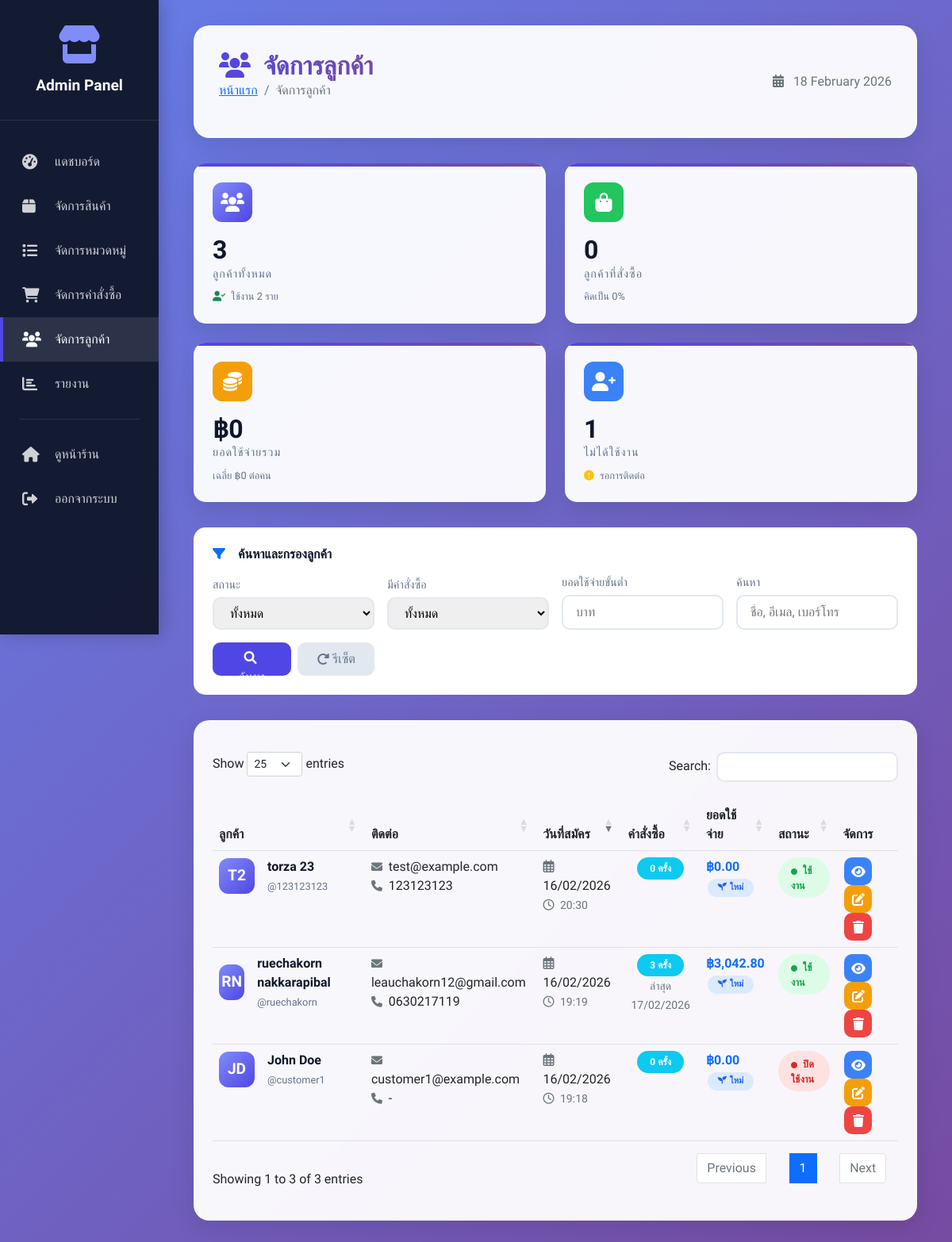
The page /admin/customers.php (signed in) on the database its author committed.
### tables this page shows
CREATE TABLE `users` (
  `id` int(11) NOT NULL,
  `username` varchar(50) NOT NULL,
  `email` varchar(100) NOT NULL,
  `password` varchar(255) NOT NULL,
  `first_name` varchar(50) DEFAULT NULL,
  `last_name` varchar(50) DEFAULT NULL,
  `phone` varchar(20) DEFAULT NULL,
  `address` text DEFAULT NULL,
  `city` varchar(50) DEFAULT NULL,
  `postal_code` varchar(10) DEFAULT NULL,
  `country` varchar(50) DEFAULT NULL,
  `role` enum('customer','admin') DEFAULT 'customer',
  `status` enum('active','inactive') DEFAULT 'active',
  `created_at` timestamp NOT NULL DEFAULT current_timestamp(),
  `updated_at` timestamp NOT NULL DEFAULT current_timestamp() ON UPDATE current_timestamp()
);

### admin/customers.php (the view, shortened to what the rows shown need)
<?php
$database = new Database();
$db = $database->getConnection();
$query = "SELECT u.*,
          COUNT(DISTINCT o.id) as order_count,
          COALESCE(SUM(o.total_amount), 0) as total_spent,
          MAX(o.created_at) as last_order_date
          FROM users u
          LEFT JOIN orders o ON u.id = o.user_id
          WHERE u.role = 'customer'
          GROUP BY u.id
          ORDER BY u.created_at DESC";
$stmt = $db->prepare($query);
$stmt->execute();
$customers = $stmt->fetchAll(PDO::FETCH_ASSOC);
?>
<!DOCTYPE html>
<html lang="en">
<head>
    <link href="https://cdn.jsdelivr.net/npm/bootstrap@5.1.3/dist/css/bootstrap.min.css" rel="stylesheet">
    <link rel="stylesheet" href="https://cdn.datatables.net/1.11.5/css/dataTables.bootstrap5.min.css">
    <link rel="stylesheet" href="https://cdnjs.cloudflare.com/ajax/libs/font-awesome/6.0.0/css/all.min.css">
</head>
<body>
    <div class="container-fluid">
        <div class="row">
            <div class="col-lg-10 col-md-9">
                <div class="admin-content">
                    <div class="content-header fade-in">
                        <div class="d-flex justify-content-between align-items-center">
                            <div>
                                <h2 class="page-title">
                                    <i class="fas fa-users me-2"></i>
                                    จัดการลูกค้า
                                </h2>
                            </div>
                        </div>
                    </div>
                    <div class="table-container fade-in">
                        <table id="customersTable" class="table table-hover">
                            <thead>
                                <tr>
                                    <th>ลูกค้า</th>
                                    <th>ติดต่อ</th>
                                    <th>วันที่สมัคร</th>
                                    <th>คำสั่งซื้อ</th>
                                    <th>ยอดใช้จ่าย</th>
                                    <th>สถานะ</th>
                                    <th>จัดการ</th>
                                </tr>
                            </thead>
                            <tbody>
                                <?php foreach($customers as $customer):
                                    $initial = strtoupper(substr($customer['first_name'], 0, 1) . substr($customer['last_name'], 0, 1));
                                    $total_spent = floatval($customer['total_spent']);
                                ?>
                                <tr>
                                    <td>
                                        <div class="customer-info">
                                            <div class="customer-avatar">
                                                <?php echo $initial ?: 'U'; ?>
                                            </div>
                                            <div>
                                                <div class="customer-name">
                                                    <?php echo htmlspecialchars($customer['first_name'] . ' ' . $customer['last_name']); ?>
                                                </div>
                                                <div class="customer-email">
                                                    @<?php echo htmlspecialchars($customer['username']); ?>
                                                </div>
                                            </div>
                                        </div>
                                    </td>
                                    <td>
                                        <div><i class="fas fa-envelope text-muted me-1 small"></i> <?php echo htmlspecialchars($customer['email']); ?></div>
                                        <div><i class="fas fa-phone text-muted me-1 small"></i> <?php echo htmlspecialchars($customer['phone'] ?: '-'); ?></div>
                                    </td>
                                    <td>
                                        <i class="far fa-calendar-alt text-muted me-1"></i>
                                        <?php echo date('d/m/Y', strtotime($customer['created_at'])); ?>
                                        <br>
                                        <small class="text-muted">
                                            <i class="far fa-clock me-1"></i>
                                            <?php echo date('H:i', strtotime($customer['created_at'])); ?>
                                        </small>
                                    </td>
                                    <td class="text-center">
                                        <span class="badge bg-info rounded-pill px-3 py-2">
                                            <?php echo $customer['order_count']; ?> ครั้ง
                                        </span>
                                        <?php if($customer['last_order_date']): ?>
                                            <br>
                                            <small class="text-muted">
                                                ล่าสุด <?php echo date('d/m/Y', strtotime($customer['last_order_date'])); ?>
                                            </small>
                                        <?php endif; ?>
                                    </td>
                                    <td>
                                        <strong class="text-primary">
                                            ฿<?php echo number_format($total_spent, 2); ?>
                                        </strong>
                                        <?php
                                            if($total_spent >= 10000) {
                                                echo '<div><span class="customer-badge badge-vip"><i class="fas fa-crown me-1"></i>VIP</span></div>';
                                            } elseif($total_spent >= 5000) {
                                                echo '<div><span class="customer-badge" style="background: #dbeafe; color: #2563eb;"><i class="fas fa-star me-1"></i>ประจำ</span></div>';
                                            } elseif(strtotime($customer['created_at']) > strtotime('-30 days')) {
                                                echo '<div><span class="customer-badge badge-new"><i class="fas fa-seedling me-1"></i>ใหม่</span></div>';
                                            }
                                        ?>
                                    </td>
                                    <td>
                                        <span class="status-badge status-<?php echo $customer['status']; ?>">
                                            <i class="fas fa-circle me-1" style="font-size: 0.5rem;"></i>
                                            <?php echo $customer['status'] == 'active' ? 'ใช้งาน' : 'ปิดใช้งาน'; ?>
                                        </span>
                                    </td>
                                    <td>
                                        <button class="btn-action btn-view" onclick="viewCustomer(<?php echo $customer['id']; ?>)" title="ดูรายละเอียด">
                                            <i class="fas fa-eye"></i>
                                        </button>
                                        <button class="btn-action btn-edit" onclick="editCustomer(<?php echo $customer['id']; ?>)" title="แก้ไข">
                                            <i class="fas fa-edit"></i>
                                        </button>
                                        <a href="?delete=<?php echo $customer['id']; ?>"
                                           class="btn-action btn-delete"
                                           onclick="return confirm('คุณแน่ใจหรือไม่ที่จะลบลูกค้านี้?\\nการลบจะไม่สามารถกู้คืนได้')"
                                           title="ลบ">
                                            <i class="fas fa-trash"></i>
                                        </a>
                                    </td>
                                </tr>
                                <?php endforeach; ?>
                            </tbody>
                        </table>
                    </div>
                </div>
            </div>
        </div>
    </div>
</body>
</html>

### rows shown on the page
users: first_name+last_name "T2", first_name+last_name "torza 23", username "123123123", email "test@example.com", phone "123123123", created_at "16/02/2026", created_at "20:30", order_count "0", total_spent "0.00", shows "ใหม่", status "ใช้งาน"
users: first_name+last_name "RN", first_name+last_name "ruechakorn nakkarapibal", username "ruechakorn", email "leauchakorn12@gmail.com", phone "0630217119", created_at "16/02/2026", created_at "19:19", order_count "3", last_order_date "17/02/2026", total_spent "3,042.80", shows "ใหม่", status "ใช้งาน"
users: first_name+last_name "JD", first_name+last_name "John Doe", username "customer1", email "customer1@example.com", phone "-", created_at "16/02/2026", created_at "19:18", order_count "0", total_spent "0.00", shows "ใหม่", status "ปิดใช้งาน"

### other values the page prints
$stats['total_customers'] "3"
$stats['active_customers'] "2"
$stats['customers_with_orders'] "0"
$stats['total_revenue'] "0"
$stats['inactive_customers'] "1"
